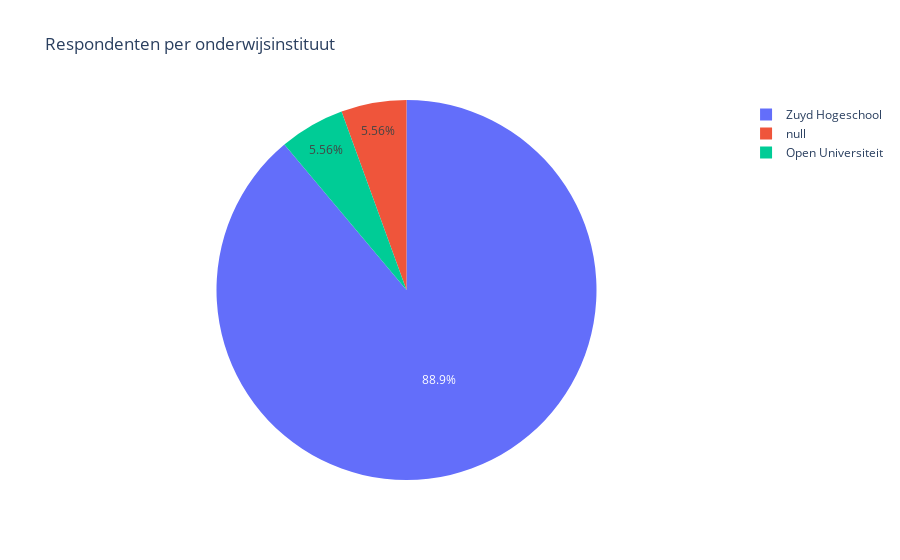

The notebook cell saved with this chart:
### Code cell
fig = px.pie(
    df,
    title="Respondenten per onderwijsinstituut",
    names="onderwijsinstituut",
)

fig.show()

### Figure 1 — Plotly figure (JSON) as saved in the notebook; plotly's stock layout.template omitted (floating-point values rounded to 4 significant figures)
{"data": [{"domain": {"x": [0, 1], "y": [0, 1]}, "hovertemplate": "onderwijsinstituut=%{label}<extra></extra>", "labels": ["Zuyd Hogeschool", "Zuyd Hogeschool", "Zuyd Hogeschool", "Zuyd Hogeschool", "Zuyd Hogeschool", "Zuyd Hogeschool", "Zuyd Hogeschool", "Zuyd Hogeschool", "Zuyd Hogeschool", "Zuyd Hogeschool", "Zuyd Hogeschool", "Zuyd Hogeschool", "Zuyd Hogeschool", "Zuyd Hogeschool", "Zuyd Hogeschool", null, "Open Universiteit", "Zuyd Hogeschool"], "legendgroup": "", "name": "", "showlegend": true, "type": "pie"}], "layout": {"legend": {"tracegroupgap": 0}, "title": {"text": "Respondenten per onderwijsinstituut"}}}
